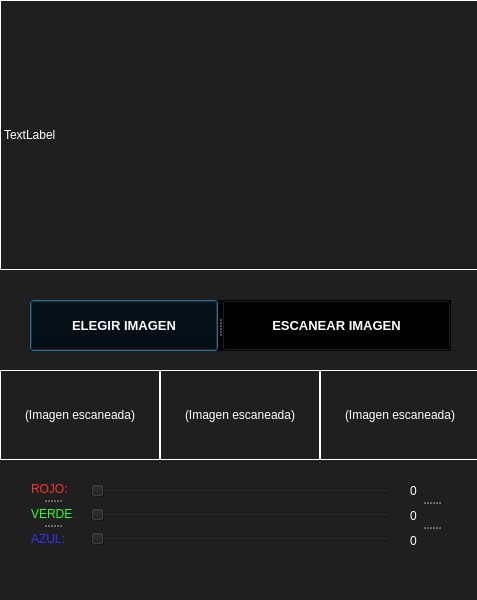
<?xml version="1.0" encoding="UTF-8"?>
<ui version="4.0">
 <class>Dialog</class>
 <widget class="QDialog" name="Dialog">
  <property name="geometry">
   <rect>
    <x>0</x>
    <y>0</y>
    <width>477</width>
    <height>600</height>
   </rect>
  </property>
  <property name="palette">
   <palette>
    <active>
     <colorrole role="WindowText">
      <brush brushstyle="SolidPattern">
       <color alpha="255">
        <red>255</red>
        <green>255</green>
        <blue>255</blue>
       </color>
      </brush>
     </colorrole>
     <colorrole role="Button">
      <brush brushstyle="SolidPattern">
       <color alpha="255">
        <red>31</red>
        <green>31</green>
        <blue>31</blue>
       </color>
      </brush>
     </colorrole>
     <colorrole role="Light">
      <brush brushstyle="SolidPattern">
       <color alpha="255">
        <red>46</red>
        <green>46</green>
        <blue>46</blue>
       </color>
      </brush>
     </colorrole>
     <colorrole role="Midlight">
      <brush brushstyle="SolidPattern">
       <color alpha="255">
        <red>38</red>
        <green>38</green>
        <blue>38</blue>
       </color>
      </brush>
     </colorrole>
     <colorrole role="Dark">
      <brush brushstyle="SolidPattern">
       <color alpha="255">
        <red>15</red>
        <green>15</green>
        <blue>15</blue>
       </color>
      </brush>
     </colorrole>
     <colorrole role="Mid">
      <brush brushstyle="SolidPattern">
       <color alpha="255">
        <red>21</red>
        <green>21</green>
        <blue>21</blue>
       </color>
      </brush>
     </colorrole>
     <colorrole role="Text">
      <brush brushstyle="SolidPattern">
       <color alpha="255">
        <red>255</red>
        <green>255</green>
        <blue>255</blue>
       </color>
      </brush>
     </colorrole>
     <colorrole role="BrightText">
      <brush brushstyle="SolidPattern">
       <color alpha="255">
        <red>255</red>
        <green>255</green>
        <blue>255</blue>
       </color>
      </brush>
     </colorrole>
     <colorrole role="ButtonText">
      <brush brushstyle="SolidPattern">
       <color alpha="255">
        <red>255</red>
        <green>255</green>
        <blue>255</blue>
       </color>
      </brush>
     </colorrole>
     <colorrole role="Base">
      <brush brushstyle="SolidPattern">
       <color alpha="255">
        <red>0</red>
        <green>0</green>
        <blue>0</blue>
       </color>
      </brush>
     </colorrole>
     <colorrole role="Window">
      <brush brushstyle="SolidPattern">
       <color alpha="255">
        <red>31</red>
        <green>31</green>
        <blue>31</blue>
       </color>
      </brush>
     </colorrole>
     <colorrole role="Shadow">
      <brush brushstyle="SolidPattern">
       <color alpha="255">
        <red>0</red>
        <green>0</green>
        <blue>0</blue>
       </color>
      </brush>
     </colorrole>
     <colorrole role="AlternateBase">
      <brush brushstyle="SolidPattern">
       <color alpha="255">
        <red>15</red>
        <green>15</green>
        <blue>15</blue>
       </color>
      </brush>
     </colorrole>
     <colorrole role="ToolTipBase">
      <brush brushstyle="SolidPattern">
       <color alpha="255">
        <red>255</red>
        <green>255</green>
        <blue>220</blue>
       </color>
      </brush>
     </colorrole>
     <colorrole role="ToolTipText">
      <brush brushstyle="SolidPattern">
       <color alpha="255">
        <red>0</red>
        <green>0</green>
        <blue>0</blue>
       </color>
      </brush>
     </colorrole>
     <colorrole role="PlaceholderText">
      <brush brushstyle="SolidPattern">
       <color alpha="128">
        <red>255</red>
        <green>255</green>
        <blue>255</blue>
       </color>
      </brush>
     </colorrole>
    </active>
    <inactive>
     <colorrole role="WindowText">
      <brush brushstyle="SolidPattern">
       <color alpha="255">
        <red>255</red>
        <green>255</green>
        <blue>255</blue>
       </color>
      </brush>
     </colorrole>
     <colorrole role="Button">
      <brush brushstyle="SolidPattern">
       <color alpha="255">
        <red>31</red>
        <green>31</green>
        <blue>31</blue>
       </color>
      </brush>
     </colorrole>
     <colorrole role="Light">
      <brush brushstyle="SolidPattern">
       <color alpha="255">
        <red>46</red>
        <green>46</green>
        <blue>46</blue>
       </color>
      </brush>
     </colorrole>
     <colorrole role="Midlight">
      <brush brushstyle="SolidPattern">
       <color alpha="255">
        <red>38</red>
        <green>38</green>
        <blue>38</blue>
       </color>
      </brush>
     </colorrole>
     <colorrole role="Dark">
      <brush brushstyle="SolidPattern">
       <color alpha="255">
        <red>15</red>
        <green>15</green>
        <blue>15</blue>
       </color>
      </brush>
     </colorrole>
     <colorrole role="Mid">
      <brush brushstyle="SolidPattern">
       <color alpha="255">
        <red>21</red>
        <green>21</green>
        <blue>21</blue>
       </color>
      </brush>
     </colorrole>
     <colorrole role="Text">
      <brush brushstyle="SolidPattern">
       <color alpha="255">
        <red>255</red>
        <green>255</green>
        <blue>255</blue>
       </color>
      </brush>
     </colorrole>
     <colorrole role="BrightText">
      <brush brushstyle="SolidPattern">
       <color alpha="255">
        <red>255</red>
        <green>255</green>
        <blue>255</blue>
       </color>
      </brush>
     </colorrole>
     <colorrole role="ButtonText">
      <brush brushstyle="SolidPattern">
       <color alpha="255">
        <red>255</red>
        <green>255</green>
        <blue>255</blue>
       </color>
      </brush>
     </colorrole>
     <colorrole role="Base">
      <brush brushstyle="SolidPattern">
       <color alpha="255">
        <red>0</red>
        <green>0</green>
        <blue>0</blue>
       </color>
      </brush>
     </colorrole>
     <colorrole role="Window">
      <brush brushstyle="SolidPattern">
       <color alpha="255">
        <red>31</red>
        <green>31</green>
        <blue>31</blue>
       </color>
      </brush>
     </colorrole>
     <colorrole role="Shadow">
      <brush brushstyle="SolidPattern">
       <color alpha="255">
        <red>0</red>
        <green>0</green>
        <blue>0</blue>
       </color>
      </brush>
     </colorrole>
     <colorrole role="AlternateBase">
      <brush brushstyle="SolidPattern">
       <color alpha="255">
        <red>15</red>
        <green>15</green>
        <blue>15</blue>
       </color>
      </brush>
     </colorrole>
     <colorrole role="ToolTipBase">
      <brush brushstyle="SolidPattern">
       <color alpha="255">
        <red>255</red>
        <green>255</green>
        <blue>220</blue>
       </color>
      </brush>
     </colorrole>
     <colorrole role="ToolTipText">
      <brush brushstyle="SolidPattern">
       <color alpha="255">
        <red>0</red>
        <green>0</green>
        <blue>0</blue>
       </color>
      </brush>
     </colorrole>
     <colorrole role="PlaceholderText">
      <brush brushstyle="SolidPattern">
       <color alpha="128">
        <red>255</red>
        <green>255</green>
        <blue>255</blue>
       </color>
      </brush>
     </colorrole>
    </inactive>
    <disabled>
     <colorrole role="WindowText">
      <brush brushstyle="SolidPattern">
       <color alpha="255">
        <red>15</red>
        <green>15</green>
        <blue>15</blue>
       </color>
      </brush>
     </colorrole>
     <colorrole role="Button">
      <brush brushstyle="SolidPattern">
       <color alpha="255">
        <red>31</red>
        <green>31</green>
        <blue>31</blue>
       </color>
      </brush>
     </colorrole>
     <colorrole role="Light">
      <brush brushstyle="SolidPattern">
       <color alpha="255">
        <red>46</red>
        <green>46</green>
        <blue>46</blue>
       </color>
      </brush>
     </colorrole>
     <colorrole role="Midlight">
      <brush brushstyle="SolidPattern">
       <color alpha="255">
        <red>38</red>
        <green>38</green>
        <blue>38</blue>
       </color>
      </brush>
     </colorrole>
     <colorrole role="Dark">
      <brush brushstyle="SolidPattern">
       <color alpha="255">
        <red>15</red>
        <green>15</green>
        <blue>15</blue>
       </color>
      </brush>
     </colorrole>
     <colorrole role="Mid">
      <brush brushstyle="SolidPattern">
       <color alpha="255">
        <red>21</red>
        <green>21</green>
        <blue>21</blue>
       </color>
      </brush>
     </colorrole>
     <colorrole role="Text">
      <brush brushstyle="SolidPattern">
       <color alpha="255">
        <red>15</red>
        <green>15</green>
        <blue>15</blue>
       </color>
      </brush>
     </colorrole>
     <colorrole role="BrightText">
      <brush brushstyle="SolidPattern">
       <color alpha="255">
        <red>255</red>
        <green>255</green>
        <blue>255</blue>
       </color>
      </brush>
     </colorrole>
     <colorrole role="ButtonText">
      <brush brushstyle="SolidPattern">
       <color alpha="255">
        <red>15</red>
        <green>15</green>
        <blue>15</blue>
       </color>
      </brush>
     </colorrole>
     <colorrole role="Base">
      <brush brushstyle="SolidPattern">
       <color alpha="255">
        <red>31</red>
        <green>31</green>
        <blue>31</blue>
       </color>
      </brush>
     </colorrole>
     <colorrole role="Window">
      <brush brushstyle="SolidPattern">
       <color alpha="255">
        <red>31</red>
        <green>31</green>
        <blue>31</blue>
       </color>
      </brush>
     </colorrole>
     <colorrole role="Shadow">
      <brush brushstyle="SolidPattern">
       <color alpha="255">
        <red>0</red>
        <green>0</green>
        <blue>0</blue>
       </color>
      </brush>
     </colorrole>
     <colorrole role="AlternateBase">
      <brush brushstyle="SolidPattern">
       <color alpha="255">
        <red>31</red>
        <green>31</green>
        <blue>31</blue>
       </color>
      </brush>
     </colorrole>
     <colorrole role="ToolTipBase">
      <brush brushstyle="SolidPattern">
       <color alpha="255">
        <red>255</red>
        <green>255</green>
        <blue>220</blue>
       </color>
      </brush>
     </colorrole>
     <colorrole role="ToolTipText">
      <brush brushstyle="SolidPattern">
       <color alpha="255">
        <red>0</red>
        <green>0</green>
        <blue>0</blue>
       </color>
      </brush>
     </colorrole>
     <colorrole role="PlaceholderText">
      <brush brushstyle="SolidPattern">
       <color alpha="128">
        <red>255</red>
        <green>255</green>
        <blue>255</blue>
       </color>
      </brush>
     </colorrole>
    </disabled>
   </palette>
  </property>
  <property name="windowTitle">
   <string>Dialog</string>
  </property>
  <widget class="QLabel" name="lblImg">
   <property name="geometry">
    <rect>
     <x>0</x>
     <y>0</y>
     <width>480</width>
     <height>270</height>
    </rect>
   </property>
   <property name="frameShape">
    <enum>QFrame::Box</enum>
   </property>
   <property name="text">
    <string>TextLabel</string>
   </property>
  </widget>
  <widget class="QLabel" name="lblEscan1">
   <property name="geometry">
    <rect>
     <x>0</x>
     <y>370</y>
     <width>160</width>
     <height>90</height>
    </rect>
   </property>
   <property name="sizePolicy">
    <sizepolicy hsizetype="Preferred" vsizetype="Preferred">
     <horstretch>0</horstretch>
     <verstretch>0</verstretch>
    </sizepolicy>
   </property>
   <property name="frameShape">
    <enum>QFrame::Box</enum>
   </property>
   <property name="text">
    <string>(Imagen escaneada)</string>
   </property>
   <property name="alignment">
    <set>Qt::AlignCenter</set>
   </property>
  </widget>
  <widget class="QLabel" name="lblEscan2">
   <property name="geometry">
    <rect>
     <x>160</x>
     <y>370</y>
     <width>160</width>
     <height>90</height>
    </rect>
   </property>
   <property name="sizePolicy">
    <sizepolicy hsizetype="Preferred" vsizetype="Preferred">
     <horstretch>0</horstretch>
     <verstretch>0</verstretch>
    </sizepolicy>
   </property>
   <property name="frameShape">
    <enum>QFrame::Box</enum>
   </property>
   <property name="text">
    <string>(Imagen escaneada)</string>
   </property>
   <property name="alignment">
    <set>Qt::AlignCenter</set>
   </property>
  </widget>
  <widget class="QLabel" name="lblEscan3">
   <property name="geometry">
    <rect>
     <x>320</x>
     <y>370</y>
     <width>160</width>
     <height>90</height>
    </rect>
   </property>
   <property name="sizePolicy">
    <sizepolicy hsizetype="Preferred" vsizetype="Preferred">
     <horstretch>0</horstretch>
     <verstretch>0</verstretch>
    </sizepolicy>
   </property>
   <property name="frameShape">
    <enum>QFrame::Box</enum>
   </property>
   <property name="text">
    <string>(Imagen escaneada)</string>
   </property>
   <property name="alignment">
    <set>Qt::AlignCenter</set>
   </property>
  </widget>
  <widget class="QSplitter" name="splitter">
   <property name="geometry">
    <rect>
     <x>30</x>
     <y>300</y>
     <width>421</width>
     <height>51</height>
    </rect>
   </property>
   <property name="font">
    <font>
     <pointsize>10</pointsize>
     <weight>75</weight>
     <bold>true</bold>
    </font>
   </property>
   <property name="toolTip">
    <string/>
   </property>
   <property name="styleSheet">
    <string notr="true">color: rgb(255, 255, 255);
background-color: rgb(0, 0, 0);</string>
   </property>
   <property name="orientation">
    <enum>Qt::Horizontal</enum>
   </property>
   <widget class="QPushButton" name="btnElegirImg">
    <property name="font">
     <font>
      <pointsize>10</pointsize>
      <weight>75</weight>
      <bold>true</bold>
     </font>
    </property>
    <property name="toolTip">
     <string/>
    </property>
    <property name="styleSheet">
     <string notr="true">color: rgb(255, 255, 255);
background-color: rgb(0, 0, 0);</string>
    </property>
    <property name="text">
     <string>ELEGIR IMAGEN</string>
    </property>
   </widget>
   <widget class="QPushButton" name="btnEscanearImg">
    <property name="font">
     <font>
      <pointsize>10</pointsize>
      <weight>75</weight>
      <bold>true</bold>
     </font>
    </property>
    <property name="toolTip">
     <string/>
    </property>
    <property name="styleSheet">
     <string notr="true">color: rgb(255, 255, 255);
background-color: rgb(0, 0, 0);</string>
    </property>
    <property name="text">
     <string>ESCANEAR IMAGEN</string>
    </property>
   </widget>
  </widget>
  <widget class="QWidget" name="layoutWidget">
   <property name="geometry">
    <rect>
     <x>90</x>
     <y>480</y>
     <width>301</width>
     <height>70</height>
    </rect>
   </property>
   <layout class="QVBoxLayout" name="verticalLayout">
    <item>
     <widget class="QSlider" name="sliderRojo">
      <property name="maximum">
       <number>255</number>
      </property>
      <property name="orientation">
       <enum>Qt::Horizontal</enum>
      </property>
     </widget>
    </item>
    <item>
     <widget class="QSlider" name="sliderVerde">
      <property name="maximum">
       <number>255</number>
      </property>
      <property name="orientation">
       <enum>Qt::Horizontal</enum>
      </property>
     </widget>
    </item>
    <item>
     <widget class="QSlider" name="sliderAzul">
      <property name="maximum">
       <number>255</number>
      </property>
      <property name="orientation">
       <enum>Qt::Horizontal</enum>
      </property>
     </widget>
    </item>
   </layout>
  </widget>
  <widget class="QSplitter" name="splitter_2">
   <property name="geometry">
    <rect>
     <x>31</x>
     <y>478</y>
     <width>41</width>
     <height>71</height>
    </rect>
   </property>
   <property name="orientation">
    <enum>Qt::Vertical</enum>
   </property>
   <widget class="QLabel" name="label">
    <property name="styleSheet">
     <string notr="true">color: rgb(255, 50, 50);</string>
    </property>
    <property name="text">
     <string>ROJO:</string>
    </property>
   </widget>
   <widget class="QLabel" name="label_2">
    <property name="styleSheet">
     <string notr="true">color: rgb(50, 255, 50);</string>
    </property>
    <property name="text">
     <string>VERDE:</string>
    </property>
   </widget>
   <widget class="QLabel" name="label_3">
    <property name="styleSheet">
     <string notr="true">color: rgb(50, 50, 255);</string>
    </property>
    <property name="text">
     <string>AZUL:</string>
    </property>
   </widget>
  </widget>
  <widget class="QSplitter" name="splitter_3">
   <property name="geometry">
    <rect>
     <x>410</x>
     <y>480</y>
     <width>41</width>
     <height>71</height>
    </rect>
   </property>
   <property name="orientation">
    <enum>Qt::Vertical</enum>
   </property>
   <widget class="QLabel" name="lblRojo">
    <property name="text">
     <string>0</string>
    </property>
   </widget>
   <widget class="QLabel" name="lblVerde">
    <property name="text">
     <string>0</string>
    </property>
   </widget>
   <widget class="QLabel" name="lblAzul">
    <property name="text">
     <string>0</string>
    </property>
   </widget>
  </widget>
 </widget>
 <resources/>
 <connections>
  <connection>
   <sender>sliderRojo</sender>
   <signal>valueChanged(int)</signal>
   <receiver>lblRojo</receiver>
   <slot>setNum(int)</slot>
   <hints>
    <hint type="sourcelabel">
     <x>383</x>
     <y>495</y>
    </hint>
    <hint type="destinationlabel">
     <x>415</x>
     <y>491</y>
    </hint>
   </hints>
  </connection>
  <connection>
   <sender>sliderVerde</sender>
   <signal>valueChanged(int)</signal>
   <receiver>lblVerde</receiver>
   <slot>setNum(int)</slot>
   <hints>
    <hint type="sourcelabel">
     <x>381</x>
     <y>515</y>
    </hint>
    <hint type="destinationlabel">
     <x>415</x>
     <y>515</y>
    </hint>
   </hints>
  </connection>
  <connection>
   <sender>sliderAzul</sender>
   <signal>valueChanged(int)</signal>
   <receiver>lblAzul</receiver>
   <slot>setNum(int)</slot>
   <hints>
    <hint type="sourcelabel">
     <x>374</x>
     <y>537</y>
    </hint>
    <hint type="destinationlabel">
     <x>421</x>
     <y>544</y>
    </hint>
   </hints>
  </connection>
 </connections>
</ui>
